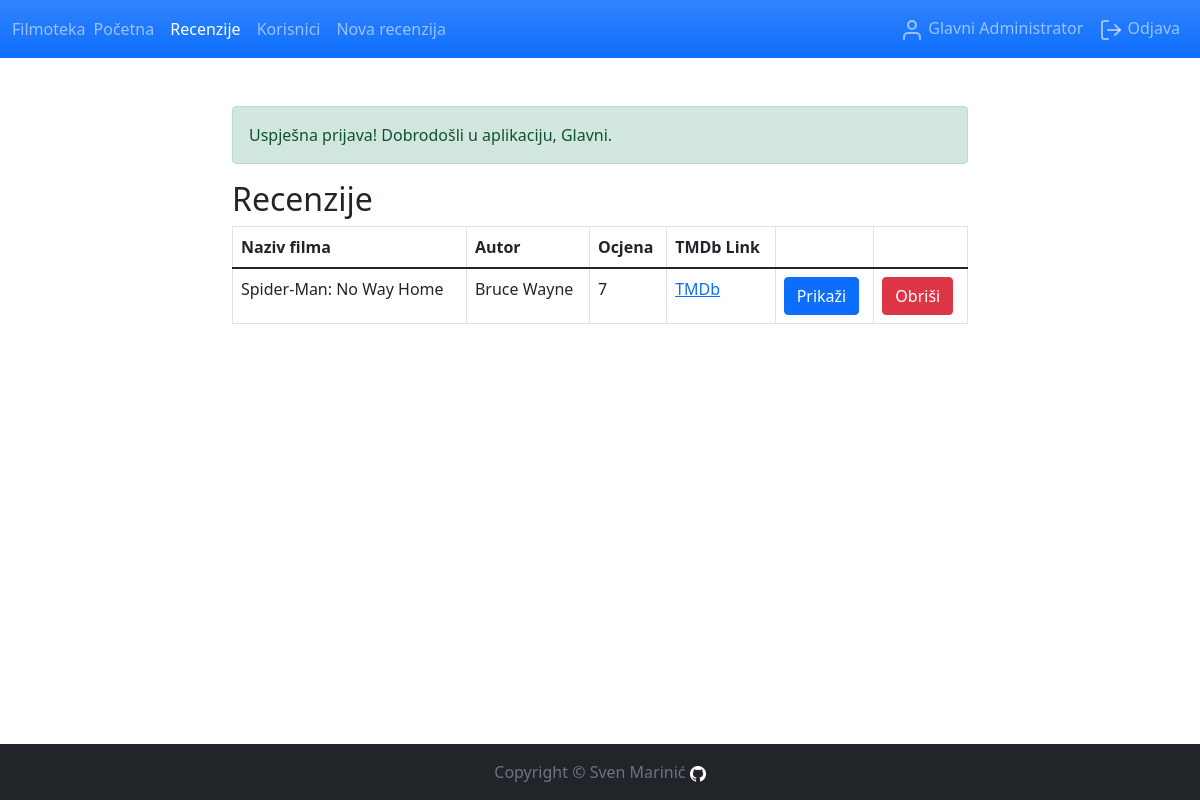
The app's page /reviews.php (signed in) with its own data.
### tables this page shows
CREATE TABLE `reviews` (
  `id` int(11) NOT NULL,
  `comment` text NOT NULL,
  `rating` tinyint(4) NOT NULL,
  `user_id` int(11) NOT NULL,
  `movie_id` int(11) NOT NULL
);

CREATE TABLE `movies` (
  `id` int(11) NOT NULL,
  `tmdb_id` varchar(20) NOT NULL,
  `title` varchar(50) NOT NULL,
  `overview` text DEFAULT NULL,
  `release_date` date NOT NULL,
  `rating_average` decimal(3,1) NOT NULL,
  `poster_path` varchar(50) DEFAULT NULL
);

### php/reviews.controller.php (called while the page is built, shortened)
<?php
function getAllReviews()
{
  $conn = createConnection();
  $sql = "SELECT reviews.id, movies.tmdb_id, movies.title, reviews.rating, CONCAT(users.first_name, ' ', users.last_name) AS author";
  $sql .= " FROM reviews, users, movies";
  $sql .= " WHERE reviews.user_id = users.id";
  $sql .= " AND reviews.movie_id = movies.id";
  $result = $conn->query($sql);
  $data = [];
  while ($row = $result->fetch_assoc()) {
    $data[] = $row;
  }
  return $data;
}

### reviews.php (the view, shortened to what this page needs)
<?php
require_once(APP_ROOT . '/php/reviews.controller.php');
require_once(APP_ROOT . '/components/head.component.php');
?>
<body class="d-flex flex-column h-100">
  <?php
  include(APP_ROOT . '/components/navbar.component.php');
  ?>
  <main class="flex-shrink-0">
    <div class="container py-5 h-100">
      <div class="row">
        <div class="col col-md-2"></div>
        <div class="col col-md-8">
          <?php
          require_once(APP_ROOT . '/php/alert.message.handler.php');
          echo(showAlertMessage());
          $data = [];
          if ($_SESSION['user_role'] <= 2) {
            $data = getAllReviews();
          } else {
            $data = getReviews($_SESSION['user_id']);
          }
          if (empty($data)) {
            echo ('<h2>Recenzije</h2>
                  <p>Nemate kreiranih recenzija.</p>');
          } else {
            echo ('<h2>Recenzije</h2>
                    <table class="table table-bordered">
                      <thead>
                        <tr>
                          <th scope="col">Naziv filma</th>
                          <th scope="col">Autor</th>
                          <th scope="col">Ocjena</th>
                          <th scope="col">TMDb Link</th>
                          <th scope="col"></th>
                          <th scope="col"></th>
                        </tr>
                      </thead>
                      <tbody>');
            foreach ($data as $review) {
              echo ('
                        <tr>
                          <td>' . $review['title'] . '</td>
                          <td>' . $review['author'] . '</td>
                          <td>' . $review['rating'] . '</td>
                          <td><a href="https://www.themoviedb.org/movie/' . $review['tmdb_id'] . '">TMDb</a></td>
                          <td><a class="btn btn-primary" href="review.php?id=' . $review['id'] . '">Prikaži</a></td>
                          <td><form class="form-inline" action="reviews.php" method="post" onsubmit="return confirm(\'Jeste li sigurni da želite obrisati ovog korisnika?\');"><input type="hidden" name="review_id" value="' . $review['id'] . '"><button class="btn btn-danger" type="submit">Obriši</button></form></td>
                        </tr>
                      ');
            }
            echo('</tbody>
            </table>');
          }
          ?>
        </div>
        <div class="col col-md-2"></div>
      </div>
    </div>
  </main>
  <?php
  include(APP_ROOT . '/components/footer.component.php');
  ?>
</body>
</html>

### records on screen
reviews: movie.title "Spider-Man: No Way Home", author "Bruce Wayne", rating "7"

### other values on screen
$_SESSION['first_name'] "Glavni"
$_SESSION['last_name'] "Administrator"
$_SESSION['alert_message'] "Uspješna prijava! Dobrodošli u aplikaciju, Glavni."
